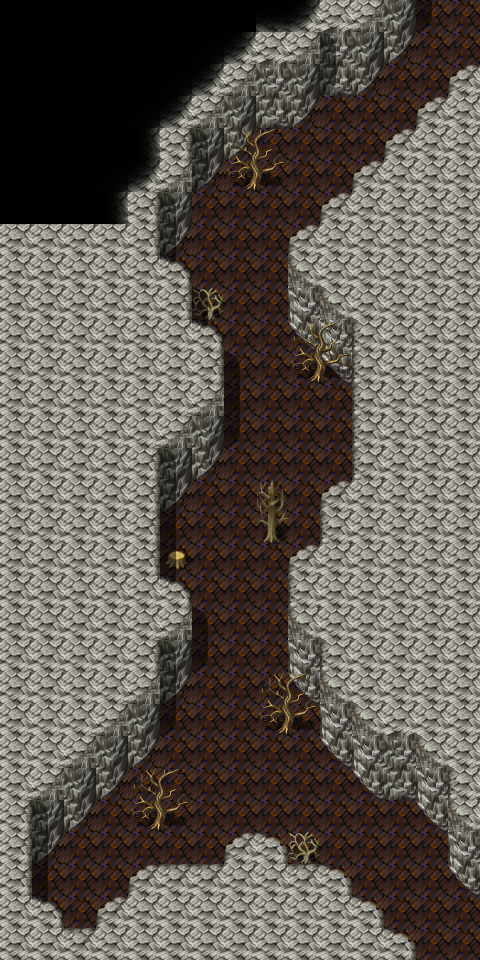

Tiled map render using the project's own tile images. Description and the map definition, with tile-layer contents summarised, below:
An orthogonal 15x30 tile map with 32x32 px tiles, 3 tile layers (Ground, Objects, Above), 12 hidden layers not drawn, 62 tilesets and 27 objects (10x script, 10x replace, 4x mapchange, 3x spawn).

<map version="1.5" tiledversion="1.7.2" orientation="orthogonal" renderorder="right-down" width="15" height="30" tilewidth="32" tileheight="32" infinite="0" nextlayerid="20" nextobjectid="75">
 <tileset firstgid="1" name="map_bed_1" tilewidth="32" tileheight="32" tilecount="128" columns="16">
  <image source="../drawable/map_bed_1.png" width="512" height="256" />
 </tileset>
 <tileset firstgid="129" name="map_border_1" tilewidth="32" tileheight="32" tilecount="128" columns="16">
  <image source="../drawable/map_border_1.png" width="512" height="256" />
 </tileset>
 <tileset firstgid="257" name="map_bridge_1" tilewidth="32" tileheight="32" tilecount="128" columns="16">
  <image source="../drawable/map_bridge_1.png" width="512" height="256" />
 </tileset>
 <tileset firstgid="385" name="map_bridge_2" tilewidth="32" tileheight="32" tilecount="128" columns="16">
  <image source="../drawable/map_bridge_2.png" width="512" height="256" />
 </tileset>
 <tileset firstgid="513" name="map_broken_1" tilewidth="32" tileheight="32" tilecount="128" columns="16">
  <image source="../drawable/map_broken_1.png" width="512" height="256" />
 </tileset>
 <tileset firstgid="641" name="map_cavewall_1" tilewidth="32" tileheight="32" tilecount="108" columns="18">
  <image source="../drawable/map_cavewall_1.png" width="576" height="192" />
 </tileset>
 <tileset firstgid="749" name="map_cavewall_2" tilewidth="32" tileheight="32" tilecount="108" columns="18">
  <image source="../drawable/map_cavewall_2.png" width="576" height="192" />
 </tileset>
 <tileset firstgid="857" name="map_cavewall_3" tilewidth="32" tileheight="32" tilecount="108" columns="18">
  <image source="../drawable/map_cavewall_3.png" width="576" height="192" />
 </tileset>
 <tileset firstgid="965" name="map_cavewall_4" tilewidth="32" tileheight="32" tilecount="108" columns="18">
  <image source="../drawable/map_cavewall_4.png" width="576" height="192" />
 </tileset>
 <tileset firstgid="1073" name="map_chair_table_1" tilewidth="32" tileheight="32" tilecount="128" columns="16">
  <image source="../drawable/map_chair_table_1.png" width="512" height="256" />
 </tileset>
 <tileset firstgid="1201" name="map_chair_table_2" tilewidth="32" tileheight="32" tilecount="128" columns="16">
  <image source="../drawable/map_chair_table_2.png" width="512" height="256" />
 </tileset>
 <tileset firstgid="1329" name="map_crate_1" tilewidth="32" tileheight="32" tilecount="128" columns="16">
  <image source="../drawable/map_crate_1.png" width="512" height="256" />
 </tileset>
 <tileset firstgid="1457" name="map_cupboard_1" tilewidth="32" tileheight="32" tilecount="128" columns="16">
  <image source="../drawable/map_cupboard_1.png" width="512" height="256" />
 </tileset>
 <tileset firstgid="1585" name="map_curtain_1" tilewidth="32" tileheight="32" tilecount="128" columns="16">
  <image source="../drawable/map_curtain_1.png" width="512" height="256" />
 </tileset>
 <tileset firstgid="1713" name="map_entrance_1" tilewidth="32" tileheight="32" tilecount="128" columns="16">
  <image source="../drawable/map_entrance_1.png" width="512" height="256" />
 </tileset>
 <tileset firstgid="1841" name="map_entrance_2" tilewidth="32" tileheight="32" tilecount="128" columns="16">
  <image source="../drawable/map_entrance_2.png" width="512" height="256" />
 </tileset>
 <tileset firstgid="1969" name="map_fence_1" tilewidth="32" tileheight="32" tilecount="128" columns="16">
  <image source="../drawable/map_fence_1.png" width="512" height="256" />
 </tileset>
 <tileset firstgid="2097" name="map_fence_2" tilewidth="32" tileheight="32" tilecount="128" columns="16">
  <image source="../drawable/map_fence_2.png" width="512" height="256" />
 </tileset>
 <tileset firstgid="2225" name="map_fence_3" tilewidth="32" tileheight="32" tilecount="128" columns="16">
  <image source="../drawable/map_fence_3.png" width="512" height="256" />
 </tileset>
 <tileset firstgid="2353" name="map_fence_4" tilewidth="32" tileheight="32" tilecount="128" columns="16">
  <image source="../drawable/map_fence_4.png" width="512" height="256" />
 </tileset>
 <tileset firstgid="2481" name="map_ground_1" tilewidth="32" tileheight="32" tilecount="128" columns="16">
  <image source="../drawable/map_ground_1.png" width="512" height="256" />
 </tileset>
 <tileset firstgid="2609" name="map_ground_2" tilewidth="32" tileheight="32" tilecount="128" columns="16">
  <image source="../drawable/map_ground_2.png" width="512" height="256" />
 </tileset>
 <tileset firstgid="2737" name="map_ground_3" tilewidth="32" tileheight="32" tilecount="128" columns="16">
  <image source="../drawable/map_ground_3.png" width="512" height="256" />
 </tileset>
 <tileset firstgid="2865" name="map_ground_4" tilewidth="32" tileheight="32" tilecount="128" columns="16">
  <image source="../drawable/map_ground_4.png" width="512" height="256" />
 </tileset>
 <tileset firstgid="2993" name="map_ground_5" tilewidth="32" tileheight="32" tilecount="128" columns="16">
  <image source="../drawable/map_ground_5.png" width="512" height="256" />
 </tileset>
 <tileset firstgid="3121" name="map_ground_6" tilewidth="32" tileheight="32" tilecount="128" columns="16">
  <image source="../drawable/map_ground_6.png" width="512" height="256" />
 </tileset>
 <tileset firstgid="3249" name="map_ground_7" tilewidth="32" tileheight="32" tilecount="128" columns="16">
  <image source="../drawable/map_ground_7.png" width="512" height="256" />
 </tileset>
 <tileset firstgid="3377" name="map_ground_8" tilewidth="32" tileheight="32" tilecount="128" columns="16">
  <image source="../drawable/map_ground_8.png" width="512" height="256" />
 </tileset>
 <tileset firstgid="3505" name="map_house_1" tilewidth="32" tileheight="32" tilecount="128" columns="16">
  <image source="../drawable/map_house_1.png" width="512" height="256" />
 </tileset>
 <tileset firstgid="3633" name="map_house_2" tilewidth="32" tileheight="32" tilecount="128" columns="16">
  <image source="../drawable/map_house_2.png" width="512" height="256" />
 </tileset>
 <tileset firstgid="3761" name="map_indoor_1" tilewidth="32" tileheight="32" tilecount="128" columns="16">
  <image source="../drawable/map_indoor_1.png" width="512" height="256" />
 </tileset>
 <tileset firstgid="3889" name="map_indoor_2" tilewidth="32" tileheight="32" tilecount="128" columns="16">
  <image source="../drawable/map_indoor_2.png" width="512" height="256" />
 </tileset>
 <tileset firstgid="4017" name="map_kitchen_1" tilewidth="32" tileheight="32" tilecount="128" columns="16">
  <image source="../drawable/map_kitchen_1.png" width="512" height="256" />
 </tileset>
 <tileset firstgid="4145" name="map_outdoor_1" tilewidth="32" tileheight="32" tilecount="128" columns="16">
  <image source="../drawable/map_outdoor_1.png" width="512" height="256" />
 </tileset>
 <tileset firstgid="4273" name="map_pillar_1" tilewidth="32" tileheight="32" tilecount="128" columns="16">
  <image source="../drawable/map_pillar_1.png" width="512" height="256" />
 </tileset>
 <tileset firstgid="4401" name="map_pillar_2" tilewidth="32" tileheight="32" tilecount="128" columns="16">
  <image source="../drawable/map_pillar_2.png" width="512" height="256" />
 </tileset>
 <tileset firstgid="4529" name="map_plant_1" tilewidth="32" tileheight="32" tilecount="128" columns="16">
  <image source="../drawable/map_plant_1.png" width="512" height="256" />
 </tileset>
 <tileset firstgid="4657" name="map_plant_2" tilewidth="32" tileheight="32" tilecount="128" columns="16">
  <image source="../drawable/map_plant_2.png" width="512" height="256" />
 </tileset>
 <tileset firstgid="4785" name="map_rock_1" tilewidth="32" tileheight="32" tilecount="128" columns="16">
  <image source="../drawable/map_rock_1.png" width="512" height="256" />
 </tileset>
 <tileset firstgid="4913" name="map_rock_2" tilewidth="32" tileheight="32" tilecount="128" columns="16">
  <image source="../drawable/map_rock_2.png" width="512" height="256" />
 </tileset>
 <tileset firstgid="5041" name="map_roof_1" tilewidth="32" tileheight="32" tilecount="128" columns="16">
  <image source="../drawable/map_roof_1.png" width="512" height="256" />
 </tileset>
 <tileset firstgid="5169" name="map_roof_2" tilewidth="32" tileheight="32" tilecount="128" columns="16">
  <image source="../drawable/map_roof_2.png" width="512" height="256" />
 </tileset>
 <tileset firstgid="5297" name="map_roof_3" tilewidth="32" tileheight="32" tilecount="128" columns="16">
  <image source="../drawable/map_roof_3.png" width="512" height="256" />
 </tileset>
 <tileset firstgid="5425" name="map_shop_1" tilewidth="32" tileheight="32" tilecount="128" columns="16">
  <image source="../drawable/map_shop_1.png" width="512" height="256" />
 </tileset>
 <tileset firstgid="5553" name="map_sign_ladder_1" tilewidth="32" tileheight="32" tilecount="128" columns="16">
  <image source="../drawable/map_sign_ladder_1.png" width="512" height="256" />
 </tileset>
 <tileset firstgid="5681" name="map_table_1" tilewidth="32" tileheight="32" tilecount="128" columns="16">
  <image source="../drawable/map_table_1.png" width="512" height="256" />
 </tileset>
 <tileset firstgid="5809" name="map_trail_1" tilewidth="32" tileheight="32" tilecount="128" columns="16">
  <image source="../drawable/map_trail_1.png" width="512" height="256" />
 </tileset>
 <tileset firstgid="5937" name="map_transition_1" tilewidth="32" tileheight="32" tilecount="128" columns="16">
  <image source="../drawable/map_transition_1.png" width="512" height="256" />
 </tileset>
 <tileset firstgid="6065" name="map_transition_2" tilewidth="32" tileheight="32" tilecount="128" columns="16">
  <image source="../drawable/map_transition_2.png" width="512" height="256" />
 </tileset>
 <tileset firstgid="6193" name="map_transition_3" tilewidth="32" tileheight="32" tilecount="128" columns="16">
  <image source="../drawable/map_transition_3.png" width="512" height="256" />
 </tileset>
 <tileset firstgid="6321" name="map_transition_4" tilewidth="32" tileheight="32" tilecount="128" columns="16">
  <image source="../drawable/map_transition_4.png" width="512" height="256" />
 </tileset>
 <tileset firstgid="6449" name="map_transition_5" tilewidth="32" tileheight="32" tilecount="128" columns="16">
  <image source="../drawable/map_transition_5.png" width="512" height="256" />
 </tileset>
 <tileset firstgid="6577" name="map_tree_1" tilewidth="32" tileheight="32" tilecount="128" columns="16">
  <image source="../drawable/map_tree_1.png" width="512" height="256" />
 </tileset>
 <tileset firstgid="6705" name="map_tree_2" tilewidth="32" tileheight="32" tilecount="128" columns="16">
  <image source="../drawable/map_tree_2.png" width="512" height="256" />
 </tileset>
 <tileset firstgid="6833" name="map_wall_1" tilewidth="32" tileheight="32" tilecount="128" columns="16">
  <image source="../drawable/map_wall_1.png" width="512" height="256" />
 </tileset>
 <tileset firstgid="6961" name="map_wall_2" tilewidth="32" tileheight="32" tilecount="120" columns="15">
  <image source="../drawable/map_wall_2.png" width="480" height="256" />
 </tileset>
 <tileset firstgid="7081" name="map_wall_3" tilewidth="32" tileheight="32" tilecount="120" columns="15">
  <image source="../drawable/map_wall_3.png" width="480" height="256" />
 </tileset>
 <tileset firstgid="7201" name="map_wall_4" tilewidth="32" tileheight="32" tilecount="120" columns="15">
  <image source="../drawable/map_wall_4.png" width="480" height="256" />
 </tileset>
 <tileset firstgid="7321" name="map_window_1" tilewidth="32" tileheight="32" tilecount="128" columns="16">
  <image source="../drawable/map_window_1.png" width="512" height="256" />
 </tileset>
 <tileset firstgid="7449" name="map_window_2" tilewidth="32" tileheight="32" tilecount="128" columns="16">
  <image source="../drawable/map_window_2.png" width="512" height="256" />
 </tileset>
 <tileset firstgid="7577" name="map_guynmart" tilewidth="32" tileheight="32" tilecount="128" columns="16">
  <image source="../drawable/map_guynmart.png" width="512" height="256" />
 </tileset>
 <tileset firstgid="7705" name="map_ratdom" tilewidth="32" tileheight="32" tilecount="108" columns="18">
  <image source="../drawable/map_ratdom.png" width="576" height="192" />
 </tileset>
 <layer id="1" name="Ground" width="15" height="30">
  <data>[450 cells, 450 non-empty, 16 distinct tile ids]</data>
 </layer>
 <layer id="2" name="Objects" width="15" height="30">
  <data>[450 cells, 60 non-empty, 11 distinct tile ids]</data>
 </layer>
 <layer id="3" name="Above" width="15" height="30">
  <data>[450 cells, 38 non-empty, 9 distinct tile ids]</data>
 </layer>
 <layer id="4" name="Top" width="15" height="30" visible="0">
  <data>[450 cells, 0 non-empty, 0 distinct tile ids]</data>
 </layer>
 <layer id="5" name="Light10" width="15" height="30" visible="0">
  <data>[450 cells, 450 non-empty, 1 distinct tile ids]</data>
 </layer>
 <layer id="6" name="Light1" width="15" height="30" visible="0">
  <data>[450 cells, 351 non-empty, 9 distinct tile ids]</data>
 </layer>
 <layer id="7" name="Light2" width="15" height="30" visible="0">
  <data>[450 cells, 361 non-empty, 8 distinct tile ids]</data>
 </layer>
 <layer id="8" name="Light3" width="15" height="30" visible="0">
  <data>[450 cells, 332 non-empty, 6 distinct tile ids]</data>
 </layer>
 <layer id="9" name="Light4" width="15" height="30" visible="0">
  <data>[450 cells, 330 non-empty, 7 distinct tile ids]</data>
 </layer>
 <layer id="10" name="Light5" width="15" height="30" visible="0">
  <data>[450 cells, 285 non-empty, 9 distinct tile ids]</data>
 </layer>
 <layer id="11" name="Light6" width="15" height="30" visible="0">
  <data>[450 cells, 238 non-empty, 11 distinct tile ids]</data>
 </layer>
 <layer id="12" name="Walkable" width="15" height="30" visible="0">
  <data>[450 cells, 339 non-empty, 1 distinct tile ids]</data>
 </layer>
 <layer id="13" name="Light7" width="15" height="30" visible="0">
  <data>[450 cells, 231 non-empty, 8 distinct tile ids]</data>
 </layer>
 <layer id="14" name="Light8" width="15" height="30" visible="0">
  <data>[450 cells, 0 non-empty, 0 distinct tile ids]</data>
 </layer>
 <layer id="15" name="Compass" width="15" height="30" visible="0">
  <data>[450 cells, 450 non-empty, 2 distinct tile ids]</data>
 </layer>
 <objectgroup id="16" name="Mapevents" visible="0">
  <object id="57" name="south2" type="mapchange" x="416" y="896" width="64" height="64">
   <properties>
    <property name="map" value="ratdom_maze_461" />
    <property name="place" value="north1" />
   </properties>
  </object>
  <object id="58" name="south1" type="mapchange" x="0" y="896" width="64" height="64">
   <properties>
    <property name="map" value="ratdom_maze_460" />
    <property name="place" value="north2" />
   </properties>
  </object>
  <object id="59" name="north2" type="mapchange" x="416" y="0" width="64" height="64">
   <properties>
    <property name="map" value="ratdom_maze_441" />
    <property name="place" value="south1" />
   </properties>
  </object>
  <object id="60" name="north1" type="mapchange" x="0" y="0" width="64" height="64">
   <properties>
    <property name="map" value="ratdom_maze_440" />
    <property name="place" value="south2" />
   </properties>
  </object>
  <object id="61" name="ratdom_maze_light4" type="script" x="0" y="0" width="128" height="192">
   <properties>
    <property name="when" value="always" />
   </properties>
  </object>
  <object id="62" name="ratdom_maze_light3" type="script" x="352" y="0" width="128" height="192">
   <properties>
    <property name="when" value="always" />
   </properties>
  </object>
  <object id="63" name="ratdom_maze_light2" type="script" x="0" y="768" width="128" height="192">
   <properties>
    <property name="when" value="always" />
   </properties>
  </object>
  <object id="64" name="ratdom_maze_light1" type="script" x="352" y="768" width="128" height="192">
   <properties>
    <property name="when" value="always" />
   </properties>
  </object>
  <object id="38" name="ratdom_maze_light5" type="script" x="128" y="96" width="224" height="192">
   <properties>
    <property name="when" value="always" />
   </properties>
  </object>
  <object id="39" name="ratdom_maze_light6" type="script" x="128" y="639" width="224" height="256">
   <properties>
    <property name="when" value="always" />
   </properties>
  </object>
  <object id="47" name="ratdom_maze_light7" type="script" x="160" y="288" width="192" height="352">
   <properties>
    <property name="when" value="always" />
   </properties>
  </object>
  <object id="69" name="ratdom_rat_conv1" type="script" x="224" y="320" width="64" height="32" />
  <object id="70" name="ratdom_rat_conv2" type="script" x="224" y="416" width="128" height="32" />
  <object id="71" name="ratdom_rat_conv3" type="script" x="192" y="608" width="96" height="32" />
 </objectgroup>
 <objectgroup id="17" name="Spawn" visible="0">
  <object id="50" name="ratdom_rat" type="spawn" x="224" y="0" width="32" height="32" />
  <object id="44" name="ratdom_m11" type="spawn" x="160" y="288" width="192" height="416">
   <properties>
    <property name="quantity" value="2" />
    <property name="spawngroup" value="ratdom_m11" />
   </properties>
  </object>
  <object id="46" name="ratdom_maze_rat" type="spawn" x="256" y="704" width="96" height="128">
   <properties>
    <property name="quantity" value="1" />
    <property name="spawngroup" value="ratdom_maze_rat" />
   </properties>
  </object>
 </objectgroup>
 <objectgroup id="18" name="Keys" visible="0" />
 <objectgroup id="19" name="Replace" visible="0">
  <object id="27" name="ratdom_maze:10" type="replace" x="0" y="0" width="480" height="960" visible="0">
   <properties>
    <property name="Top" value="Light10" />
    <property name="requireId" value="ratdom_maze" />
    <property name="requireType" value="questProgress" />
    <property name="requireValue" value="10" />
   </properties>
  </object>
  <object id="65" name="ratdom_maze:4" type="replace" x="0" y="0" width="480" height="960" visible="0">
   <properties>
    <property name="Top" value="Light1" />
    <property name="requireId" value="ratdom_maze" />
    <property name="requireType" value="questProgress" />
    <property name="requireValue" value="4" />
   </properties>
  </object>
  <object id="66" name="ratdom_maze:3" type="replace" x="0" y="0" width="480" height="960" visible="0">
   <properties>
    <property name="Top" value="Light2" />
    <property name="requireId" value="ratdom_maze" />
    <property name="requireType" value="questProgress" />
    <property name="requireValue" value="3" />
   </properties>
  </object>
  <object id="67" name="ratdom_maze:2" type="replace" x="0" y="0" width="480" height="960" visible="0">
   <properties>
    <property name="Top" value="Light3" />
    <property name="requireId" value="ratdom_maze" />
    <property name="requireType" value="questProgress" />
    <property name="requireValue" value="2" />
   </properties>
  </object>
  <object id="68" name="ratdom_maze:1" type="replace" x="0" y="0" width="480" height="960" visible="0">
   <properties>
    <property name="Top" value="Light4" />
    <property name="requireId" value="ratdom_maze" />
    <property name="requireType" value="questProgress" />
    <property name="requireValue" value="1" />
   </properties>
  </object>
  <object id="25" name="ratdom_maze:5" type="replace" x="0" y="0" width="480" height="960" visible="0">
   <properties>
    <property name="Top" value="Light5" />
    <property name="requireId" value="ratdom_maze" />
    <property name="requireType" value="questProgress" />
    <property name="requireValue" value="5" />
   </properties>
  </object>
  </objectgroup>
</map>
<!-- 4 of 27 objects omitted -->
